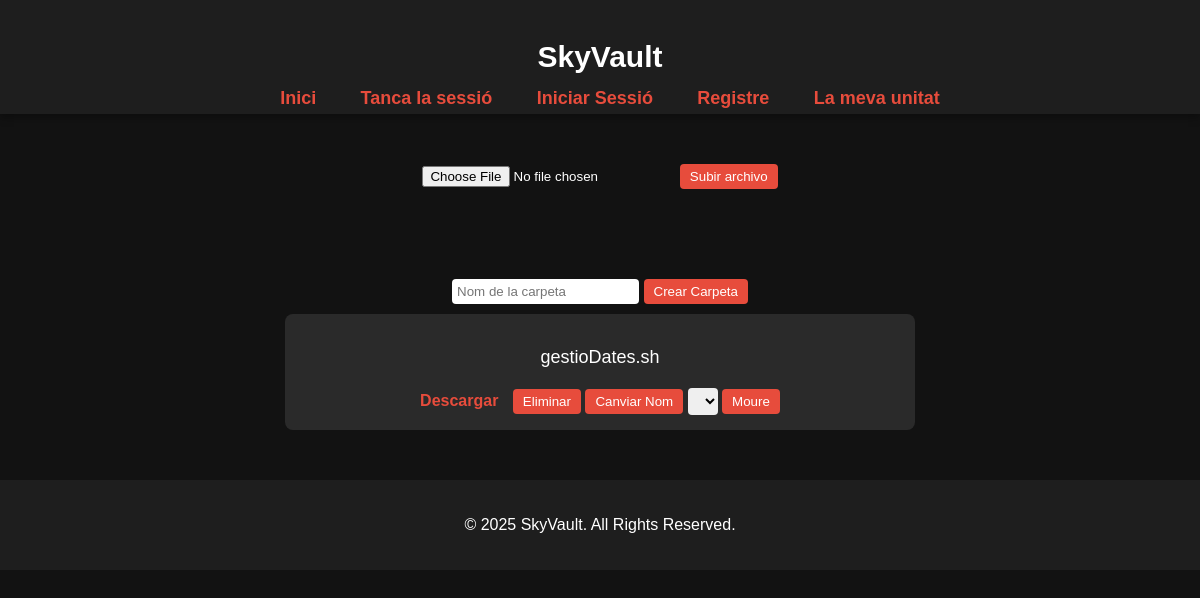
The page /files (signed in) on the database as committed earlier.
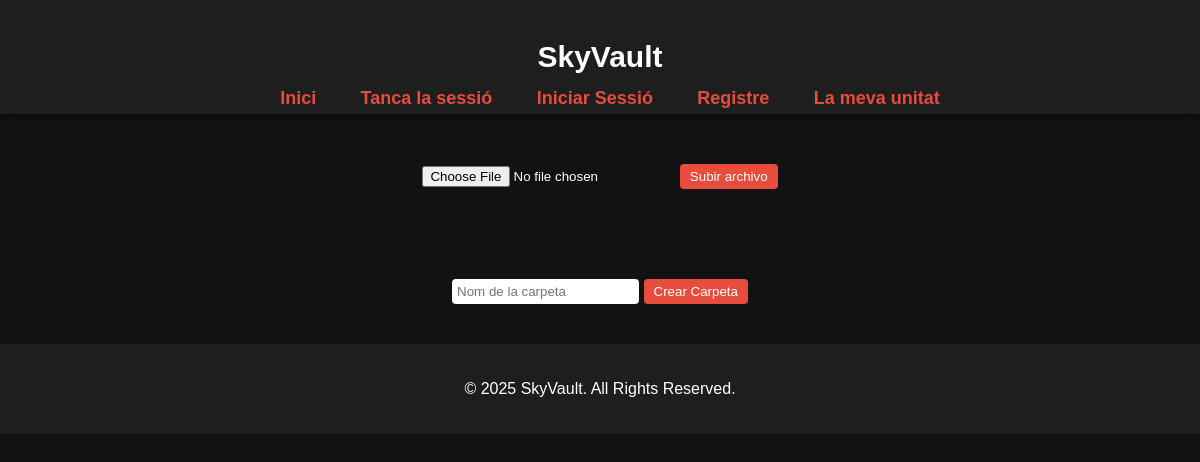
The same page on the database as committed later.
### app.py (models this page shows)
class File(db.Model):
    id = db.Column(db.Integer, primary_key=True)
    filename = db.Column(db.String(255), nullable=False)
    filepath = db.Column(db.String(255), nullable=False)
    user_id = db.Column(db.Integer, db.ForeignKey('user.id'), nullable=False)
    uploaded_at = db.Column(db.DateTime, default=db.func.current_timestamp())
    user = db.relationship('User', backref=db.backref('files', lazy=True))

### app.py (the view)
@app.route('/files')
@login_required
def list_files():
    user_files = File.query.filter_by(user_id=current_user.id).all()
    folders = [f for f in os.listdir(app.config['UPLOAD_FOLDER']) if os.path.isdir(os.path.join(app.config['UPLOAD_FOLDER'], f))]
    return render_template('home.html', files=user_files, folders=folders)

### app.py (called while the page is built)
@login_manager.user_loader
def load_user(user_id):
    return User.query.get(int(user_id))

### templates/home.html (shortened to what this page needs)
<!DOCTYPE html>
<html lang="es">
<head>
</head>
<body>
    <header>
        <h1>SkyVault</h1>
        <nav class="col-12 col-lg-12 col-dm-12 col-sm-12">
            <ul id="htopnav">
                <li><a href="{{ url_for('web') }}">Inici</a></li>
                <li><a href="{{ url_for('logout') }}">Tanca la sessió</a></li>
                <li><a href="{{ url_for('login') }}">Iniciar Sessió</a></li>
                <li><a href="{{ url_for('register') }}">Registre</a></li>
                <li><a href="{{ url_for('home') }}">La meva unitat</a></li>
            </ul>
        </nav>
    </header>
    <section class="files">
        <form action="{{ url_for('upload_file') }}" method="POST" enctype="multipart/form-data">
            <input type="file" name="file" required>
            <button type="submit">Subir archivo</button>
        </form>
    </section>
    <section class="files">
        <form action="{{ url_for('create_folder') }}" method="POST">
            <input type="text" name="folder_name" placeholder="Nom de la carpeta" required>
            <button type="submit">Crear Carpeta</button>
        </form>
        {% for file in files %}
            <div>
                <p>{{ file.filename }}</p>
                <a href="{{ url_for('download_file', file_id=file.id) }}">Descargar</a>
                <form method="POST" action="{{ url_for('delete_file', file_id=file.id) }}" style="display:inline;">
                    <button type="submit" onclick="return confirm('¿Eliminar arxiu?');">Eliminar</button>
                </form>
                <button onclick="toggleRenameForm('{{ file.id }}')">Canviar Nom</button>
                <form action="{{ url_for('move_file') }}" method="POST">
                    <select name="folder_name">
                    </select>
                    <button type="submit">Moure</button>
                </form>
            </div>
        {% endfor %}
    </section>
    <footer>
        <p>&copy; 2025 SkyVault. All Rights Reserved.</p>
    </footer>
</body>
</html>

### templates/home.html (style rules this page uses)
body { font-family: Arial, sans-serif; margin: 0; padding: 0; background-color: #121212; color: #ffffff; }
header { background: #1e1e1e; padding: 20px; text-align: center; box-shadow: 0 4px 8px rgba(0, 0, 0, 0.3); }
nav ul { list-style: none; padding: 0; margin: 0; position: relative; bottom: 1em; }
nav ul li { display: inline; margin: 0 20px; }
nav a { color: #e74c3c; text-decoration: none; font-size: 18px; font-weight: bold; transition: color 0.3s ease; }
section { padding: 50px 20px; text-align: center; }
.files { padding: 40px; }
.files form { display: inline-block; margin-top: 10px; }
.files input[type="text"] { padding: 5px; border-radius: 4px; border: none; outline: none; }
.files button { background-color: #e74c3c; border: none; color: white; padding: 5px 10px; border-radius: 4px; cursor: pointer; transition: background 0.3s ease; }
footer { background: #1e1e1e; padding: 20px; text-align: center; color: #ffffff; }
h1 { font-size: 30px; }
[class*="col-"] { float: left; padding: 10px; }
.col-12 { width: 100%; }

Rows that differ between the two databases and show on the page:
removed File: filename "gestioDates.sh"
